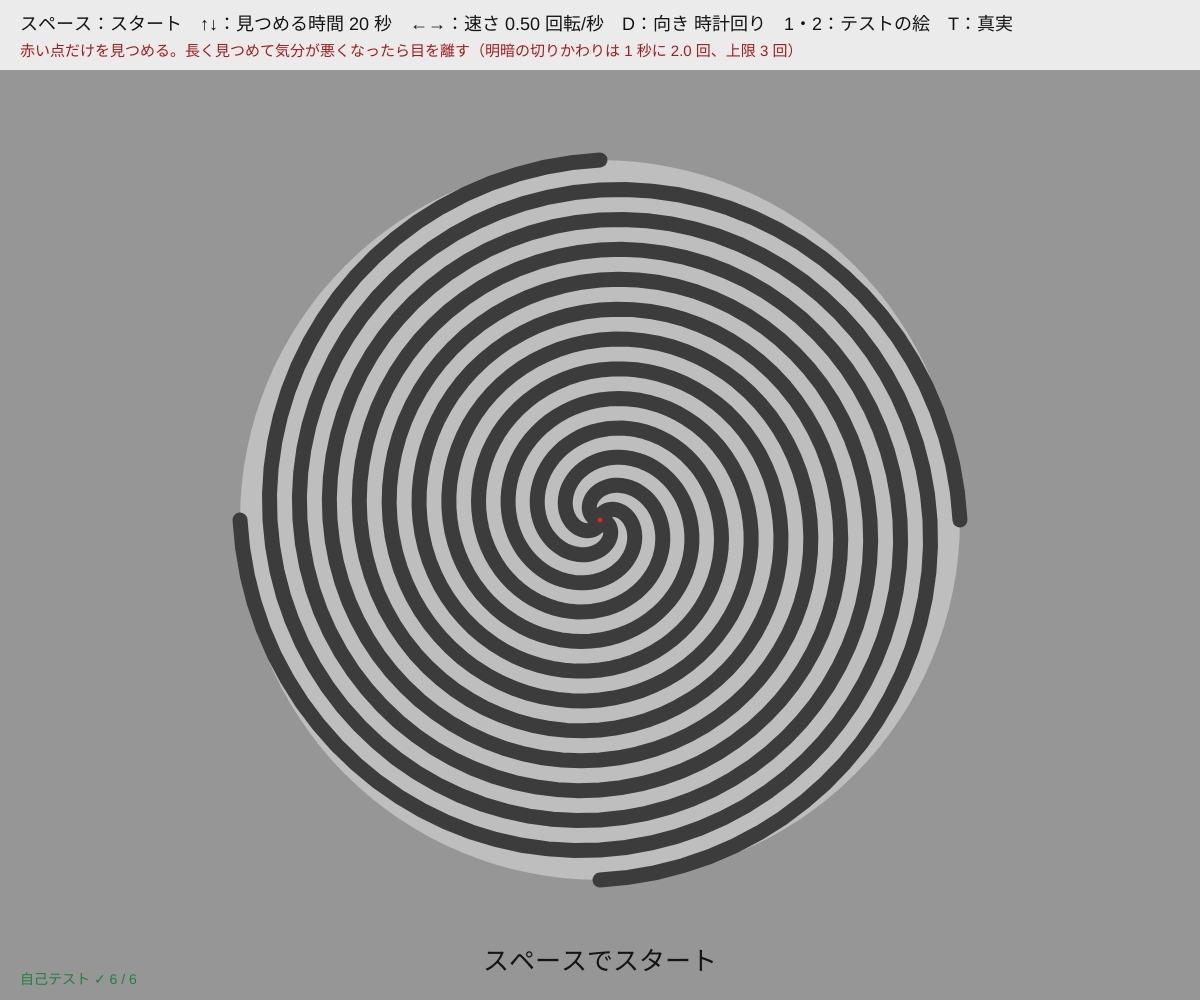
Frame 1 (no input)
Frame 60 (no input): identical to frame 1, image omitted
Frame 120 (the mouse pressed at the canvas centre since frame 60): identical to frame 1, image omitted

The p5.js sketch that drew this single still picture (run headless with seeded random() and noise() and a simulated clock; from frame 60 on, the mouse is pressed at the canvas centre):

// p5.js sketch
// ── sketch.js
// ============================================
// 10 運動残像（滝の錯視）
// 回るうずまきの真ん中を 20 秒見つめてから、止まった絵を見ると、逆向きに回って（ふくらんで・縮んで）見える
// 同じ向きの動きを見続けると、その向きを感じる細胞が「疲れて」、止まっている所で反対向きが勝つ
// スペース = スタート（順応 → テスト）/ ↑↓ = 見つめる時間 / ←→ = 回る速さ / D = 向き / 1・2 = テストの絵
// T = 真実（テストの絵が本当に止まっているか、フレームごとの画素の差を表示）
// 長く見つめて気分が悪くなったら目を離す
// ============================================

let adaptSec = 20;           // ★ 見つめる時間（秒）
let testSec = 12;            // ★ テストの絵を見せる時間（秒）
let speed = 0.5;             // ★ 回る速さ（1 秒に何回転）
let ARMS = 4;                // ★ うずまきの腕の数
const MAX_HZ = 3;            // 安全のため、1 点の明暗の切りかわりは 1 秒に 3 回まで（腕 × 速さ ≤ 3）
let dir = 1, testKind = 1, truthKey = false;
let startMs = -1, lastSum = null, diffNow = 0;
const LIGHTG = 190, DARKG = 60;   // ★ コントラストはひかえめに

function setup() {
  createCanvas(windowWidth, windowHeight);
  speed = safeSpeed(speed);
  selfTest();
}

// いまの段階：ready（待ち）→ adapt（見つめる）→ test（止まった絵）→ ready
function phaseAt(t) { if (t < 0) return 'ready'; if (t < adaptSec) return 'adapt'; if (t < adaptSec + testSec) return 'test'; return 'ready'; }
function safeSpeed(s) { return constrain(s, 0, MAX_HZ / ARMS); }
function elapsed() { return startMs < 0 ? -1 : (millis() - startMs) / 1000; }

function draw() {
  let t = elapsed(), ph = phaseAt(t);
  if (ph === 'ready' && t >= 0) startMs = -1;
  let rot = ph === 'adapt' ? dir * TWO_PI * speed * t : 0;
  drawFrame(ph, rot);
  // 真実：画面の画素を前のフレームと比べる
  if (truthKey && frameCount % 10 === 0) { loadPixels(); let s = sampleSum(); diffNow = lastSum === null ? 0 : Math.abs(s - lastSum); lastSum = s; }
  hud(ph, t);
}

function geom() { return { cx: Math.round(width / 2), cy: Math.round(height / 2 + 20), R: Math.round(Math.min(width, height) * 0.36) }; }

function drawFrame(ph, rot) {
  background(150);
  let g = geom();
  noStroke(); fill(LIGHTG); circle(g.cx, g.cy, 2 * g.R);
  if (ph === 'test' && testKind === 2) drawTexture(g);
  else drawSpiral(g, rot);
  fill(220, 40, 40); circle(g.cx, g.cy, 10);                          // 見つめる点
}
// アルキメデスのうずまき r = b θ を腕の数だけ、回転 rot で
function spiralPts(g, arm, rot) {
  let pts = [], turns = 3, n = 240;
  for (let i = 0; i <= n; i++) {
    let th = (i / n) * turns * TWO_PI, r = (th / (turns * TWO_PI)) * g.R, a = th + rot + (arm * TWO_PI) / ARMS;
    pts.push([g.cx + r * Math.cos(a), g.cy + r * Math.sin(a), r]);
  }
  return pts;
}
function drawSpiral(g, rot) {
  noFill(); stroke(DARKG); strokeWeight(g.R / (ARMS * 3 * 2)); strokeCap(ROUND);   // 線とすき間が同じ幅（1 本の腕は 3 回転）
  for (let k = 0; k < ARMS; k++) { beginShape(); for (let p of spiralPts(g, k, rot)) vertex(p[0], p[1]); endShape(); }
}
// テストの絵 2：止まった水玉の模様（毎回同じになるよう、乱数の種を固定）
function drawTexture(g) {
  randomSeed(48); noStroke(); fill(DARKG + 30);
  for (let i = 0; i < 260; i++) { let a = random(TWO_PI), r = g.R * Math.sqrt(random()) * 0.95; circle(g.cx + r * Math.cos(a), g.cy + r * Math.sin(a), random(6, 22)); }
}

function hud(ph, t) {
  noStroke(); fill(235); rect(0, 0, width, 70);
  fill(20); textSize(18); textAlign(LEFT, BASELINE);
  text('スペース：スタート　↑↓：見つめる時間 ' + adaptSec + ' 秒　←→：速さ ' + speed.toFixed(2) + ' 回転/秒　D：向き ' + (dir > 0 ? '時計回り' : '反時計回り') + '　1・2：テストの絵　T：真実', 20, 30);
  fill(160, 30, 30); textSize(15);
  text('赤い点だけを見つめる。長く見つめて気分が悪くなったら目を離す（明暗の切りかわりは 1 秒に ' + (ARMS * speed).toFixed(1) + ' 回、上限 ' + MAX_HZ + ' 回）', 20, 56);
  textAlign(CENTER, BASELINE); textSize(26); fill(20);
  let msg = ph === 'ready' ? 'スペースでスタート' : ph === 'adapt' ? '見つめて… あと ' + Math.ceil(adaptSec - t) + ' 秒' : '止まった絵です。逆に回って見える？（' + Math.ceil(adaptSec + testSec - t) + '）';
  text(msg, width / 2, height - 30);
  // 時間のバー
  if (ph !== 'ready') { let f = constrain(t / (adaptSec + testSec), 0, 1); fill(120); rect(width / 2 - 200, height - 20, 400, 6); fill(ph === 'adapt' ? color(60, 120, 220) : color(220, 120, 40)); rect(width / 2 - 200, height - 20, 400 * f, 6); }
  textAlign(LEFT, BASELINE);
  if (truthKey) {
    fill(235); rect(width - 300, 90, 280, 90, 10); fill(20); textSize(15);
    text('画素の差（前の確認と比べて）：' + diffNow, width - 285, 118);
    text(ph === 'test' ? (diffNow === 0 ? '→ テストの絵は 1 画素も動いていない' : '→ 切りかえ直後') : ph === 'adapt' ? '→ いまは本当に回っている' : '→ 待ち（止まっている）', width - 285, 146);
  }
  fill(selfTestResults.length && selfTestResults.every((r) => r.ok) ? color(30, 130, 60) : color(200, 40, 40)); textSize(14);
  text(selfTestLine(), 20, height - 16);
}
function sampleSum() { let g = geom(), s = 0; for (let y = g.cy - g.R; y < g.cy + g.R; y += 9) for (let x = g.cx - g.R; x < g.cx + g.R; x += 9) s += readPix(x, y)[0]; return s; }

function keyPressed() {
  if (key === ' ') { startMs = millis(); lastSum = null; }
  if (key === UP_ARROW) adaptSec = Math.min(60, adaptSec + 5);
  if (key === DOWN_ARROW) adaptSec = Math.max(5, adaptSec - 5);
  if (key === RIGHT_ARROW) speed = safeSpeed(speed + 0.05);
  if (key === LEFT_ARROW) speed = safeSpeed(speed - 0.05);
  if (key === 'd' || key === 'D') dir = -dir;
  if (key === '1' || key === '2') testKind = +key;
  if (key === 't' || key === 'T') { truthKey = !truthKey; lastSum = null; }
}
function windowResized() { resizeCanvas(windowWidth, windowHeight); }

// ---------- やってみよう ----------
// 1. 見つめる時間を 5 秒と 30 秒にして、残像が続く時間を数える（ストップウォッチで）
// 2. テストの絵を 2（水玉）にしても逆に動いて見える？ 止まっているのに動いて見える
// 3. 片目をつぶって見つめ、テストのときは反対の目で見る。残像は移る？（脳のどこで起きているか）
// 4. D で向きを変えると、残像の向きも変わる？
// 5. 見つめる点から目をそらして見つめた場合と比べよう


// ==================================================
// ここから下は「錯視の道具」（中身は読まなくても OK。消さないでね）
// ==================================================
function readPix(x, y) {
  let d = pixelDensity(), i = 4 * (Math.round(y * d) * Math.round(width * d) + Math.round(x * d));
  return [pixels[i], pixels[i + 1], pixels[i + 2]];
}

// ---- 自己テスト：タイマー・安全の上限・うずまきの形・テストの絵が止まっていること
let selfTestResults = [];
function selfTest() {
  let R = [], ok = (name, cond) => R.push({ name, ok: !!cond }), g = geom();
  ok('タイマー：' + adaptSec + ' 秒までは見つめる、そのあと ' + testSec + ' 秒テスト、そのあと待ち',
    phaseAt(-1) === 'ready' && phaseAt(0) === 'adapt' && phaseAt(adaptSec - 0.01) === 'adapt' && phaseAt(adaptSec) === 'test' && phaseAt(adaptSec + testSec + 0.01) === 'ready');
  ok('安全：どんな速さを頼んでも 腕 × 速さ ≤ ' + MAX_HZ + ' 回/秒', [0, 0.3, 1, 5, 100].every((s) => ARMS * safeSpeed(s) <= MAX_HZ + 1e-9) && safeSpeed(-3) === 0);
  let p = spiralPts(g, 0, 0);
  ok('うずまき：半径は外へ単調にふえ、端は R = ' + g.R, p.every((q, i) => i === 0 || q[2] > p[i - 1][2]) && Math.abs(p[p.length - 1][2] - g.R) < 1e-9);
  let q = spiralPts(g, 1, 0), q2 = spiralPts(g, 0, TWO_PI / ARMS);
  ok('腕は 360° ÷ ' + ARMS + ' ずつずれている（1 本を回すと次の腕に重なる）', q.every((v, i) => Math.abs(v[0] - q2[i][0]) < 1e-6 && Math.abs(v[1] - q2[i][1]) < 1e-6));
  let keep = testKind, same = true;
  for (let k of [1, 2]) { testKind = k; drawFrame('test', 0); loadPixels(); let a = sampleSum(); drawFrame('test', 0); loadPixels(); same = same && a === sampleSum(); }
  testKind = keep;
  ok('テストの絵（1・2）は、2 回描いても画素の合計が同じ（止まっている）', same);
  drawFrame('ready', 0); loadPixels();
  let lv = readPix(g.cx + g.R * 0.98, g.cy)[0];
  ok('明るさはひかえめ：うずまきは ' + DARKG + '〜' + LIGHTG + ' の間', DARKG >= 40 && LIGHTG <= 200 && lv >= DARKG && lv <= LIGHTG);
  selfTestResults = R;
  for (let r of R) (r.ok ? console.log : console.error)((r.ok ? '✓ ' : '✗ ') + r.name);
  return R.every((r) => r.ok);
}
function selfTestLine() { let n = selfTestResults.filter((r) => r.ok).length; return '自己テスト ' + (n === selfTestResults.length ? '✓ ' : '✗ ') + n + ' / ' + selfTestResults.length; }
